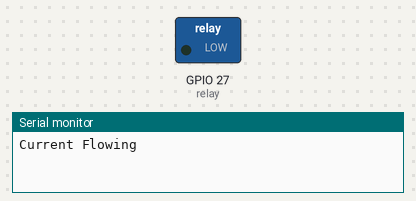
The sketch below on a simulated ESP32. Shown: switched loads named in the sketch (green lamp = pin HIGH), the last lines printed to the serial monitor.

Above: at 0.5 s.
At 3.5 s:
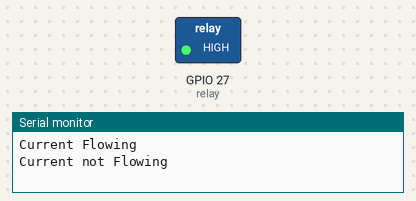
Timing chart, 0 to 7.8 s (numbered marks = the images above):
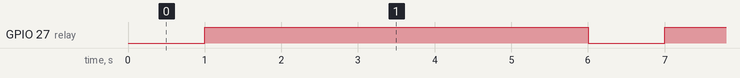

Measured:
- by itself, GPIO 27 (relay): alternates HIGH for 5.0 s and LOW for 1.0 s

The sketch:

valve.ino
```cpp
const int relay = 27;

void setup()
{
    Serial.begin(115200);
    pinMode(relay, OUTPUT);
}

void loop()
{
    // Normally Open configuration, send LOW signal to let current flow
    digitalWrite(relay, LOW);
    Serial.println("Current Flowing");
    delay(1000);

    // Normally Open configuration, send HIGH signal stop current flow
    digitalWrite(relay, HIGH);
    Serial.println("Current not Flowing");
    delay(5000);
}
```
